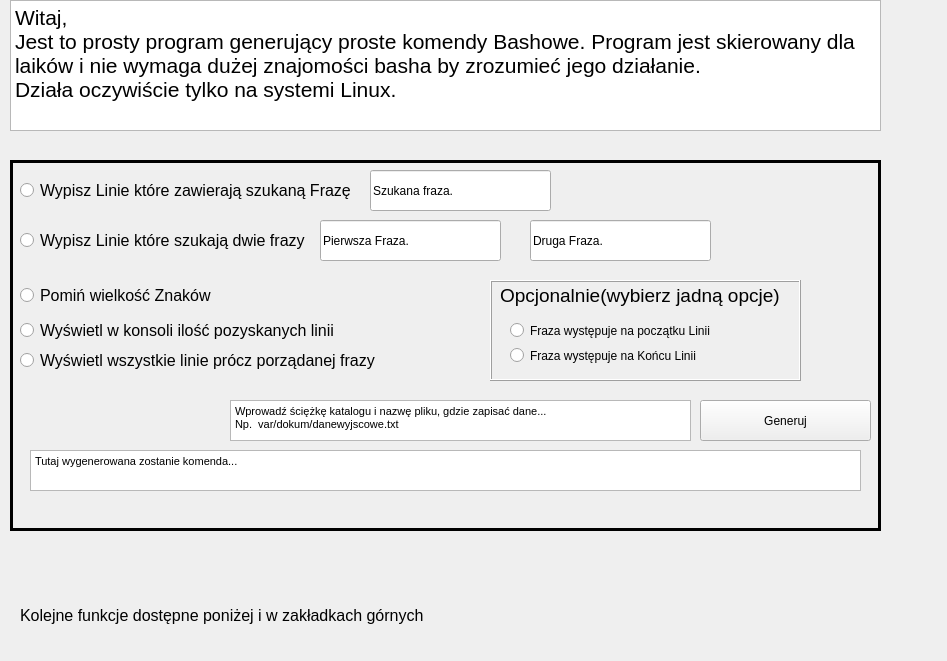
      <widget class="QWidget" name="GrepPage">
       <property name="geometry">
        <rect>
         <x>0</x>
         <y>0</y>
         <width>947</width>
         <height>661</height>
        </rect>
       </property>
       <attribute name="label">
        <string>Wyciągnij Linie</string>
       </attribute>
       <widget class="QFrame" name="GrepFileFrame">
        <property name="geometry">
         <rect>
          <x>10</x>
          <y>160</y>
          <width>871</width>
          <height>371</height>
         </rect>
        </property>
        <property name="frameShape">
         <enum>QFrame::Panel</enum>
        </property>
        <property name="frameShadow">
         <enum>QFrame::Plain</enum>
        </property>
        <property name="lineWidth">
         <number>3</number>
        </property>
        <property name="midLineWidth">
         <number>5</number>
        </property>
        <widget class="QTextBrowser" name="textBrowser_findline_cmdline">
         <property name="geometry">
          <rect>
           <x>20</x>
           <y>290</y>
           <width>831</width>
           <height>41</height>
          </rect>
         </property>
         <property name="html">
          <string>&lt;!DOCTYPE HTML PUBLIC &quot;-//W3C//DTD HTML 4.0//EN&quot; &quot;http://www.w3.org/TR/REC-html40/strict.dtd&quot;&gt;
&lt;html&gt;&lt;head&gt;&lt;meta name=&quot;qrichtext&quot; content=&quot;1&quot; /&gt;&lt;style type=&quot;text/css&quot;&gt;
p, li { white-space: pre-wrap; }
&lt;/style&gt;&lt;/head&gt;&lt;body style=&quot; font-family:'MS Shell Dlg 2'; font-size:11pt; font-weight:400; font-style:normal;&quot;&gt;
&lt;p style=&quot; margin-top:0px; margin-bottom:0px; margin-left:0px; margin-right:0px; -qt-block-indent:0; text-indent:0px;&quot;&gt;&lt;span style=&quot; font-size:8.25pt;&quot;&gt;Tutaj wygenerowana zostanie komenda...&lt;/span&gt;&lt;/p&gt;&lt;/body&gt;&lt;/html&gt;</string>
         </property>
        </widget>
        <widget class="QPushButton" name="pushButton_findline_generate">
         <property name="geometry">
          <rect>
           <x>690</x>
           <y>240</y>
           <width>171</width>
           <height>41</height>
          </rect>
         </property>
         <property name="text">
          <string>Generuj</string>
         </property>
        </widget>
        <widget class="QTextEdit" name="textEdit_findline_savepath">
         <property name="geometry">
          <rect>
           <x>220</x>
           <y>240</y>
           <width>461</width>
           <height>41</height>
          </rect>
         </property>
         <property name="html">
          <string>&lt;!DOCTYPE HTML PUBLIC &quot;-//W3C//DTD HTML 4.0//EN&quot; &quot;http://www.w3.org/TR/REC-html40/strict.dtd&quot;&gt;
&lt;html&gt;&lt;head&gt;&lt;meta name=&quot;qrichtext&quot; content=&quot;1&quot; /&gt;&lt;style type=&quot;text/css&quot;&gt;
p, li { white-space: pre-wrap; }
&lt;/style&gt;&lt;/head&gt;&lt;body style=&quot; font-family:'MS Shell Dlg 2'; font-size:11pt; font-weight:400; font-style:normal;&quot;&gt;
&lt;p style=&quot; margin-top:0px; margin-bottom:0px; margin-left:0px; margin-right:0px; -qt-block-indent:0; text-indent:0px;&quot;&gt;&lt;span style=&quot; font-size:8.25pt;&quot;&gt;Wprowadź ściężkę katalogu i nazwę pliku, gdzie zapisać dane...&lt;br /&gt;Np.  var/dokum/danewyjscowe.txt&lt;/span&gt;&lt;/p&gt;&lt;/body&gt;&lt;/html&gt;</string>
         </property>
        </widget>
        <widget class="QLineEdit" name="lineEdit_findline1">
         <property name="geometry">
          <rect>
           <x>360</x>
           <y>10</y>
           <width>181</width>
           <height>41</height>
          </rect>
         </property>
         <property name="text">
          <string>Szukana fraza.</string>
         </property>
        </widget>
        <widget class="QLineEdit" name="lineEdit_findline2_1">
         <property name="geometry">
          <rect>
           <x>310</x>
           <y>60</y>
           <width>181</width>
           <height>41</height>
          </rect>
         </property>
         <property name="text">
          <string>Pierwsza Fraza.</string>
         </property>
        </widget>
        <widget class="QLineEdit" name="lineEdit_findline2_2">
         <property name="geometry">
          <rect>
           <x>520</x>
           <y>60</y>
           <width>181</width>
           <height>41</height>
          </rect>
         </property>
         <property name="text">
          <string>Druga Fraza.</string>
         </property>
        </widget>
        <widget class="QRadioButton" name="radioButton_findline_i">
         <property name="geometry">
          <rect>
           <x>10</x>
           <y>110</y>
           <width>191</width>
           <height>51</height>
          </rect>
         </property>
         <property name="font">
          <font>
           <pointsize>12</pointsize>
          </font>
         </property>
         <property name="text">
          <string>Pomiń wielkość Znaków</string>
         </property>
        </widget>
        <widget class="QRadioButton" name="radioButton_findline1">
         <property name="geometry">
          <rect>
           <x>10</x>
           <y>10</y>
           <width>331</width>
           <height>41</height>
          </rect>
         </property>
         <property name="font">
          <font>
           <pointsize>12</pointsize>
          </font>
         </property>
         <property name="text">
          <string>Wypisz Linie które zawierają szukaną Frazę</string>
         </property>
        </widget>
        <widget class="QRadioButton" name="radioButton_findline2">
         <property name="geometry">
          <rect>
           <x>10</x>
           <y>60</y>
           <width>381</width>
           <height>41</height>
          </rect>
         </property>
         <property name="font">
          <font>
           <pointsize>12</pointsize>
          </font>
         </property>
         <property name="text">
          <string>Wypisz Linie które szukają dwie frazy</string>
         </property>
        </widget>
        <widget class="QRadioButton" name="radioButton_findline_wc_l">
         <property name="geometry">
          <rect>
           <x>10</x>
           <y>150</y>
           <width>341</width>
           <height>41</height>
          </rect>
         </property>
         <property name="font">
          <font>
           <pointsize>12</pointsize>
          </font>
         </property>
         <property name="text">
          <string>Wyświetl w konsoli ilość pozyskanych linii</string>
         </property>
        </widget>
        <widget class="QRadioButton" name="radioButton_findline_v">
         <property name="geometry">
          <rect>
           <x>10</x>
           <y>180</y>
           <width>361</width>
           <height>41</height>
          </rect>
         </property>
         <property name="font">
          <font>
           <pointsize>12</pointsize>
          </font>
         </property>
         <property name="text">
          <string>Wyświetl wszystkie linie prócz porządanej frazy</string>
         </property>
        </widget>
        <widget class="QFrame" name="grepframeOption">
         <property name="geometry">
          <rect>
           <x>480</x>
           <y>120</y>
           <width>311</width>
           <height>101</height>
          </rect>
         </property>
         <property name="frameShape">
          <enum>QFrame::Box</enum>
         </property>
         <property name="frameShadow">
          <enum>QFrame::Raised</enum>
         </property>
         <widget class="QLabel" name="labelGrepOption">
          <property name="geometry">
           <rect>
            <x>10</x>
            <y>0</y>
            <width>281</width>
            <height>31</height>
           </rect>
          </property>
          <property name="font">
           <font>
            <pointsize>14</pointsize>
           </font>
          </property>
          <property name="text">
           <string>Opcjonalnie(wybierz jadną opcje)</string>
          </property>
         </widget>
         <widget class="QRadioButton" name="radioButton_findline_startline">
          <property name="geometry">
           <rect>
            <x>20</x>
            <y>40</y>
            <width>251</width>
            <height>21</height>
           </rect>
          </property>
          <property name="text">
           <string>Fraza występuje na początku Linii</string>
          </property>
         </widget>
         <widget class="QRadioButton" name="radioButton_findline_endLine">
          <property name="geometry">
           <rect>
            <x>20</x>
            <y>60</y>
            <width>231</width>
            <height>31</height>
           </rect>
          </property>
          <property name="text">
           <string>Fraza występuje na Końcu Linii</string>
          </property>
         </widget>
        </widget>
       </widget>
       <widget class="QTextBrowser" name="InfoGrepText_findline">
        <property name="geometry">
         <rect>
          <x>10</x>
          <y>0</y>
          <width>871</width>
          <height>131</height>
         </rect>
        </property>
        <property name="html">
         <string>&lt;!DOCTYPE HTML PUBLIC &quot;-//W3C//DTD HTML 4.0//EN&quot; &quot;http://www.w3.org/TR/REC-html40/strict.dtd&quot;&gt;
&lt;html&gt;&lt;head&gt;&lt;meta name=&quot;qrichtext&quot; content=&quot;1&quot; /&gt;&lt;style type=&quot;text/css&quot;&gt;
p, li { white-space: pre-wrap; }
&lt;/style&gt;&lt;/head&gt;&lt;body style=&quot; font-family:'MS Shell Dlg 2'; font-size:11pt; font-weight:400; font-style:normal;&quot;&gt;
&lt;p style=&quot; margin-top:0px; margin-bottom:0px; margin-left:0px; margin-right:0px; -qt-block-indent:0; text-indent:0px;&quot;&gt;&lt;span style=&quot; font-size:16pt;&quot;&gt;Witaj, &lt;br /&gt;Jest to prosty program generujący proste komendy Bashowe. Program jest skierowany dla laików i nie wymaga dużej znajomości basha by zrozumieć jego działanie.&lt;br /&gt;Działa oczywiście tylko na systemi Linux.&lt;br /&gt;&lt;/span&gt;&lt;/p&gt;&lt;/body&gt;&lt;/html&gt;</string>
        </property>
       </widget>
       <widget class="QLabel" name="label_findline_info">
        <property name="geometry">
         <rect>
          <x>20</x>
          <y>600</y>
          <width>731</width>
          <height>31</height>
         </rect>
        </property>
        <property name="font">
         <font>
          <pointsize>12</pointsize>
         </font>
        </property>
        <property name="text">
         <string>Kolejne funkcje dostępne poniżej i w zakładkach górnych</string>
        </property>
       </widget>
      </widget>
